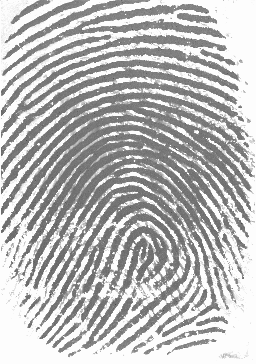
#> input picture 6.tif, 256 x 364 px
$ jupyter execute 'Digital Image Proccessing E 6.ipynb'   (older library calls are emulated)
#> lines starting #> are read from the running program, lines starting #| are printed output that depends on the picture; after the words box and inside, x2 and y2 are one past the last pixel; in counts of white or black regions, pixels touching at a corner belong together
#### Excersise 6:
Consider a finger print Photo and find it's ridge's orientation following the procedure below :

##### A)Find each pixel's orientaion (an integer number between 0~180)

##### B)Map each number found in the previous step to an integer number between 1 and 8

##### C)Divide the photo in to 16x16 blocks and find the dominant ridge orientation for each block

##### D)Draw the dominant ridge orientation on the finger print photo

[cell 1]
# importing used libraries

import numpy as np
import cv2
import matplotlib.pyplot as plt
import math

## Part A
#### The following function calculates each pixel's orientaion in the photo based on BlockSize and QuantizationFactor
#### BlockSize sets the neighbourhood window size used to calculate the orientation for each pixel
#### QuantizationFactor sets the number of regions between 0 and 180 used for quantization of angles

[cell 2]
def calculateRidgeDirection(img, windowSize, quantizationFactor=8):

    # converting photo to gray scale image for performance in Gradian calculation
    img = cv2.cvtColor(img, cv2.COLOR_RGB2GRAY)

    imgHeight, imgWidth = img.shape

    # WindowSize should alwayse be an on number ensuring that the pixel itself as at the center of window
    if windowSize % 2 != 1:
        raise Exception("invalid Window Size")

    # border size used for padding the original image
    m = int((windowSize - 1) / 2)

    # padding the original photi
    paddedImage = np.zeros((imgHeight + 2 * m, imgWidth + 2 * m))
    paddedImage[m:-m, m:-m] = img

    # Calculate the Sobel Gradient on both X and Y direction
    Gx = cv2.Sobel(paddedImage, -1, 1, 0)
    Gy = cv2.Sobel(paddedImage, -1, 0, 1)

    # Required terms for the formula used to calculate Ridge's orientation

    # theta=pi/2+1/2*arctan(2*GxGy/(G2x-G2Y))

    G2x = Gx * Gx
    G2y = Gy * Gy


    # PreAllocation Results
    result = np.zeros((imgHeight + 2 * m, imgWidth + 2 * m))

    # Numerator and Denumerator Terms in the formula
    A = G2x - G2y
    B = 2 * Gx * Gy

    # The calculation loop

    for x in range(m, result.shape[0] - m):
        for y in range(m, result.shape[1] - m):
            Numerator = np.sum(A[x - m:x + m + 1, y - m:y + m + 1])
            Denuminator = np.sum(B[x - m:x + m + 1, y - m:y + m + 1])

            # making sure ambiguous 0/0 doesn't happen
            if Denuminator != 0 and Numerator != 0:

                # due to drawing proccess used we slightly change the formula in to pi/4 +.5*arctan((G2x-G2y)/(2GxGy))
                result[x, y] = math.pi/4+.5*math.atan2(Numerator, Denuminator)

    # Converting radian to Gradian
    retVal = np.rad2deg(result)
    retVal = mapAngle2Num(retVal[m:-m, m:-m], levels=quantizationFactor)
    return retVal

## Part B
#### functions to do the conversion required

[cell 3]
def mapAngle2Num(matrix, Range=(0, 180), levels=8):
    rMin, rMax = Range
    m = (rMax - rMin) / levels / 2
    matrix = np.mod(matrix + rMax, rMax)
    ones = np.logical_or(matrix < m, matrix > (rMax - m))
    retVal = np.floor((matrix - m) / (2 * m)) + 2
    retVal[ones] = 1
    return retVal.astype(np.int)


def mapNum2Angle(matrix, Range=(0, 180), levels=8):
    rMin, rMax = Range
    m = (rMax - rMin) / levels / 2
    ones = matrix == 1
    retVal = (matrix - 2) * 2 * m + m
    if type(matrix) is np.ndarray:
        retVal[ones] = 0

    return retVal

## Part C
#### Function used to find Dominant orientation

#

[cell 4]
def findMostRepated(matrix):
    histogram = []
    elementsInMatrix = set(matrix.flatten())
    for element in elementsInMatrix:
        histogram.append((element, np.sum(matrix == element)))

    maxRepeated = histogram[0]
    for element, elementCount in histogram:
        if elementCount > maxRepeated[1]:
            maxRepeated = (element, elementCount)

    return maxRepeated[0]

## Part D
#### Drawing Functions

###  Draw a line in to a block of size winSize and angle angleDegree
#### x and y are respectively rows and column of a matrix
#### We consider the matrix as the first octant of a 2 dimentional plane
#### then we move the origin to the center of the matrix
#### we draw the line based on equation y=mx which m=tan(angleDegree)
#### finally we rotate the matrix counter clock wise

[cell 5]
def drawAngle(angleDegree, winSize=(16, 16)):
    imgHeight, imgWidth = winSize
    m = int(np.floor(imgHeight / 2))
    n = int(np.floor(imgWidth / 2))

    a = np.tan(np.deg2rad(angleDegree))

    drawPlane = np.zeros(winSize)
    pointList = []

    for x in range(-n, n + 1):
        if -n <= math.floor(a * x) <= n:
            pointList.append((x, math.floor(a * x)))

    for pt in pointList:
        x, y = pt
        # fix thissss
        if x < imgHeight and y < imgWidth:
            drawPlane[x + m - 1:x + m + 1, y + n - 1:y + n + + 1] = 255

    return np.rot90(drawPlane,k=1)

## Finally we put together all of the funcions above in to one General function
## and follow the precedure mentioned to draw Ridges

[cell 6]
def drawRidges(img, windowSize=(16, 16), quantizationFactor=8):
    imgHeight, imgWidth = img.shape[:2]
    winHeight, winWidth = windowSize

    edgeDirections = calculateRidgeDirection(img, 17, quantizationFactor=quantizationFactor)

    if imgHeight % winHeight != 0 or imgWidth % winWidth != 0:
        print("window and image size doesn't match")
        paddedImage = np.zeros(((imgHeight // winHeight + 1) * winHeight, (imgWidth // winWidth + 1) * winWidth))
        paddedImage[:imgHeight, :imgWidth] = edgeDirections
    result = np.zeros_like(paddedImage)

    for i in range(0, paddedImage.shape[0], winWidth):
        for j in range(0, paddedImage.shape[1], winWidth):
            maxRepeatedAng = findMostRepated(paddedImage[i:i + winHeight, j:j + winWidth])

            result[i:i + winHeight, j:j + winWidth] = drawAngle(
                mapNum2Angle(maxRepeatedAng, levels=quantizationFactor),
                windowSize)

    return result[:imgHeight, :imgWidth]

### Simple Functiond To Draw Images More Clearly

[cell 7]
def drawConfig(image,winSize=(16,16),quantizationFactor=8,color=[0,255,255]):

    figure=plt.figure(figsize=(24,20))
    ridges=drawRidges(image,windowSize=winSize,quantizationFactor=quantization)
    ridgesAndImage=image.copy()
    ridgesAndImage[ridges==255]=np.array(color)
    figure.add_subplot(131).imshow(image)
    figure.add_subplot(132).imshow(ridges,cmap='gray')
    figure.add_subplot(133).imshow(ridgesAndImage)

# Example

[cell 8]
# opening the image
image=cv2.imread("6.tif")
#> image is the input picture: shape (364, 256, 3); min 70, max 253, mean 186.6

## Quantization Effect

[cell 9]
blockSize=(16,16)
quantization=8
color=[0,127,127]
drawConfig(image,winSize=blockSize,quantizationFactor=quantization,color=color)
#> in mapAngle2Num, `matrix = np.mod(matrix + rMax, rMax)`:
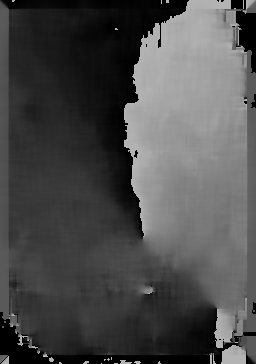
#> matrix: shape (364, 256) float64; min 0, max 180, mean 76.7
#> in mapAngle2Num, `ones = np.logical_or(matrix < m, matrix > (rMax - m))`:
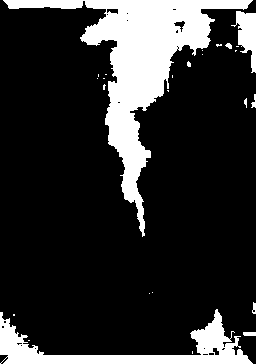
#> ones: shape (364, 256) bool; 18.6% white; 26 white regions (18 under 20 px), largest, box (x1, y1, x2, y2) and area: (3, 0, 253, 237) 12177, (0, 309, 253, 364) 4155, (231, 11, 256, 73) 790
#> in mapAngle2Num, `retVal[ones] = 1`: retVal: shape (364, 256) float64; min 1, max 8, mean 3.89
#> in mapAngle2Num, `return retVal.astype(np.int)`: returned value: shape (364, 256) int64; 8 distinct labels, from 1 to 8
#> in drawRidges, `paddedImage[:imgHeight, :imgWidth] = edgeDirections`:
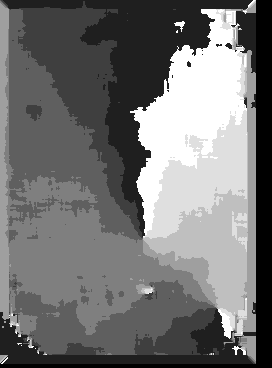
#> paddedImage: shape (368, 272) float64; min 0, max 8, mean 3.62; drawn with min black and max white
#> after the loop in drawRidges, `for i in range(0, paddedImage.shape[0], winWidth):`: result: shape (368, 272) float64; 13.4% white in thin lines or dots
#> in drawRidges, `return result[:imgHeight, :imgWidth]`: returned value: shape (364, 256) float64; 13.4% white in thin lines or dots
#> in drawConfig, `ridgesAndImage[ridges==255]=np.array(color)`: ridgesAndImage: shape (364, 256, 3); 13.37% of pixels changed, all inside (x1, y1, x2, y2) = (0, 6, 256, 363)
#> figure, not shown here; B, G, R data is drawn as R, G, B

[cell 10]
blockSize=(16,16)
quantization=16
color=[0,127,127]
drawConfig(image,winSize=blockSize,quantizationFactor=quantization,color=color)
#> call 2 of mapAngle2Num, with Range = (0, 180), levels = 16
#> in mapAngle2Num (call 2), `ones = np.logical_or(matrix < m, matrix > (rMax - m))`: ones: shape (364, 256) bool; 11.2% white; 36 white regions (23 under 20 px), largest, box (x1, y1, x2, y2) and area: (93, 0, 250, 236) 5290, (0, 309, 250, 364) 3398, (236, 11, 256, 73) 768
#> in mapAngle2Num (call 2), `retVal[ones] = 1`:
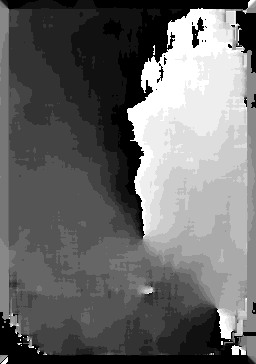
#> retVal: shape (364, 256) float64; min 1, max 16, mean 7.22; drawn with min black and max white
#> in mapAngle2Num (call 2), `return retVal.astype(np.int)`:
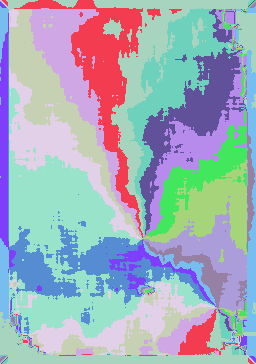
#> returned value: shape (364, 256) int64; 16 distinct labels, from 1 to 16; one colour per label, 0 black
#> after the loop in drawRidges (call 2), `for i in range(0, paddedImage.shape[0], winWidth):`: result: shape (368, 272) float64; 13.3% white in thin lines or dots
#> in drawRidges (call 2), `return result[:imgHeight, :imgWidth]`: returned value: shape (364, 256) float64; 13.4% white in thin lines or dots
#> in drawConfig (call 2), `ridgesAndImage[ridges==255]=np.array(color)`: ridgesAndImage: shape (364, 256, 3); 13.39% of pixels changed, all inside (x1, y1, x2, y2) = (0, 3, 256, 362)
#> figure, not shown here; B, G, R data is drawn as R, G, B

[cell 11]
blockSize=(16,16)
quantization=4
color=[0,127,127]
drawConfig(image,winSize=blockSize,quantizationFactor=quantization,color=color)
#> call 3 of mapAngle2Num, with Range = (0, 180), levels = 4
#> in mapAngle2Num (call 3), `ones = np.logical_or(matrix < m, matrix > (rMax - m))`: ones: shape (364, 256) bool; 30.9% white; 30 white regions (22 under 20 px), largest, box (x1, y1, x2, y2) and area: (2, 0, 256, 238) 23158, (0, 308, 255, 364) 5261, (210, 113, 219, 127) 80
#> in mapAngle2Num (call 3), `retVal[ones] = 1`:
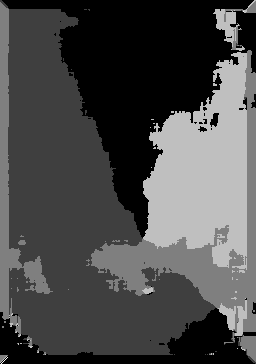
#> retVal: shape (364, 256) float64; min 1, max 5, mean 2.17; drawn with min black and max white
#> in mapAngle2Num (call 3), `return retVal.astype(np.int)`:
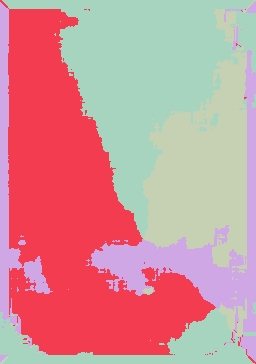
#> returned value: shape (364, 256) int64; 5 distinct labels, from 1 to 5; one colour per label, 0 black
#> after the loop in drawRidges (call 3), `for i in range(0, paddedImage.shape[0], winWidth):`: result: shape (368, 272) float64; 12.9% white in thin lines or dots
#> in drawRidges (call 3), `return result[:imgHeight, :imgWidth]`: returned value: shape (364, 256) float64; 13.3% white in thin lines or dots
#> in drawConfig (call 3), `ridgesAndImage[ridges==255]=np.array(color)`: ridgesAndImage: shape (364, 256, 3); 13.28% of pixels changed, all inside (x1, y1, x2, y2) = (0, 5, 256, 364)
#> figure, not shown here; B, G, R data is drawn as R, G, B

## Block Size Effect

[cell 12]
blockSize=(16,16)
quantization=8
color=[0,127,127]
drawConfig(image,winSize=blockSize,quantizationFactor=quantization,color=color)

[cell 13]
blockSize=(32,32)
quantization=8
color=[0,127,127]
drawConfig(image,winSize=blockSize,quantizationFactor=quantization,color=color)
#> after the loop in drawRidges (call 5), `for i in range(0, paddedImage.shape[0], winWidth):`:
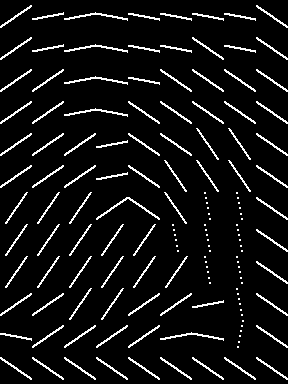
#> result: shape (384, 288) float64; 7.3% white in thin lines or dots
#> in drawRidges (call 5), `return result[:imgHeight, :imgWidth]`: returned value: shape (364, 256) float64; 7% white in thin lines or dots
#> figure, not shown here; B, G, R data is drawn as R, G, B

[cell 14]
blockSize=(8,8)
quantization=8
color=[0,127,127]
drawConfig(image,winSize=blockSize,quantizationFactor=quantization,color=color)
#> after the loop in drawRidges (call 6), `for i in range(0, paddedImage.shape[0], winWidth):`:
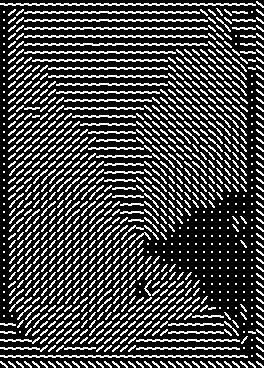
#> result: shape (368, 264) float64; 26.9% white in thin lines or dots
#> in drawRidges (call 6), `return result[:imgHeight, :imgWidth]`: returned value: shape (364, 256) float64; 26.6% white in thin lines or dots
#> in drawConfig (call 6), `ridgesAndImage[ridges==255]=np.array(color)`:
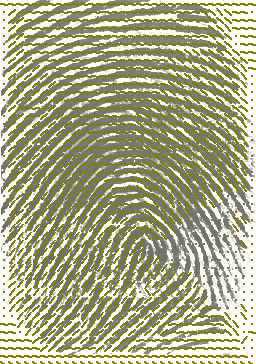
#> ridgesAndImage: shape (364, 256, 3); mean B, G, R 137.6, 171.4, 171.4
